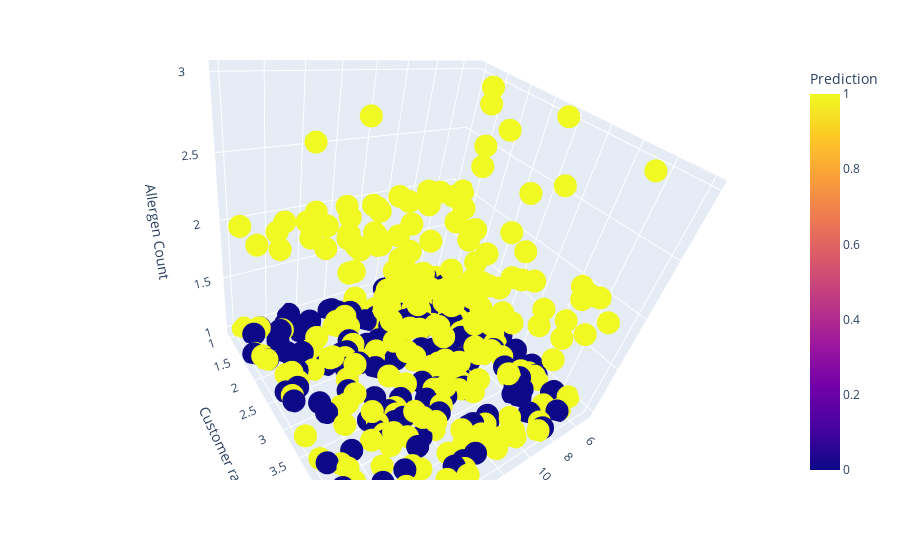

Here is the notebook cell this chart was saved with:
### Code cell
fig = px.scatter_3d(df, x='Price', y='Customer rating', z='Allergen Count',
                   color='Prediction')
fig.show()

### Figure 1 — Plotly figure (JSON) as saved in the notebook; plotly's stock layout.template omitted (floating-point values rounded to 4 significant figures; data arrays with more than 128 entries replaced by an {"elided": "..."} marker saying what was removed)
{"data": [{"hovertemplate": "Price=%{x}<br>Customer rating=%{y}<br>Allergen Count=%{z}<br>Prediction=%{marker.color}<extra></extra>", "legendgroup": "", "marker": {"color": {"elided": "398 int values"}, "coloraxis": "coloraxis", "symbol": "circle"}, "mode": "markers", "name": "", "scene": "scene", "showlegend": false, "type": "scatter3d", "x": {"elided": "398 float values"}, "y": {"elided": "398 float values"}, "z": {"elided": "398 int values"}}], "layout": {"autosize": true, "coloraxis": {"colorbar": {"title": {"text": "Prediction"}}, "colorscale": [[0, "#0d0887"], [0.1111, "#46039f"], [0.2222, "#7201a8"], [0.3333, "#9c179e"], [0.4444, "#bd3786"], [0.5556, "#d8576b"], [0.6667, "#ed7953"], [0.7778, "#fb9f3a"], [0.8889, "#fdca26"], [1, "#f0f921"]]}, "legend": {"tracegroupgap": 0}, "margin": {"t": 60}, "scene": {"aspectmode": "auto", "aspectratio": {"x": 1, "y": 1, "z": 1}, "camera": {"center": {"x": 0, "y": 0, "z": 0}, "eye": {"x": 0.9441, "y": 0.9441, "z": 0.9441}, "projection": {"type": "perspective"}, "up": {"x": 0.1393, "y": -0.122, "z": 0.9827}}, "domain": {"x": [0, 1], "y": [0, 1]}, "xaxis": {"title": {"text": "Price"}, "type": "linear"}, "yaxis": {"title": {"text": "Customer rating"}, "type": "linear"}, "zaxis": {"title": {"text": "Allergen Count"}, "type": "linear"}}}}
